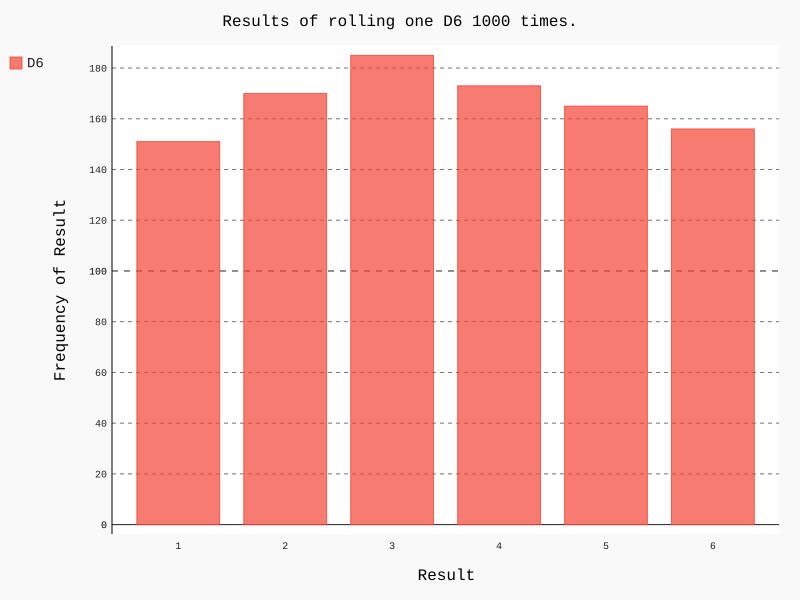

The script that drew this image:
# 12.09.2017
from die import Die

import pygal

# Create a D6.
die = Die()

# Make some rolls, and store results in a list.
results = []
for roll_num in range(1000):
    result = die.roll()
    results.append(result)

# Analyze the results.
frequencies = []
for value in range(1, die.num_sides+1):
    frequency = results.count(value)
    frequencies.append(frequency)

# Visualize the results.
hist = pygal.Bar()

hist.title = "Results of rolling one D6 1000 times."
hist.x_labels = ['1', '2', '3', '4', '5', '6']
hist.x_title = "Result"
hist.y_title = "Frequency of Result"

hist.add('D6', frequencies)
hist.render_to_file('die_visual.svg')
